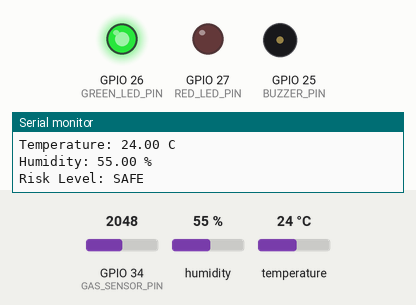
Simulated run of this sketch. Board: ESP32. Shown: output pins drawn as LEDs (lit = HIGH), buzzer (waves = sounding, pin HIGH), the last lines printed to the serial monitor. The test bench sets the inputs (shaded band); at power-on: GPIO 34 (GAS_SENSOR_PIN) = 2048, humidity 55 %, temperature 24 °C (analog values on the 0–4095 scale).

Above: at 8.2 s.
8.3 s: GPIO 34 (GAS_SENSOR_PIN) set to 2288
9.8 s: GPIO 34 (GAS_SENSOR_PIN) set to 2400
At 10.5 s:
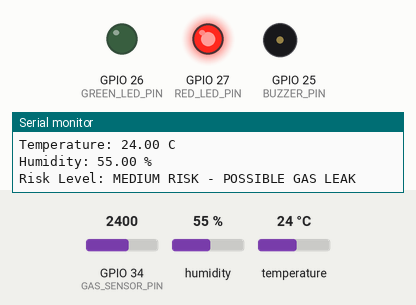
13.7 s: humidity set to 74 %
17.2 s: humidity set to 77 %
At 18.2 s:
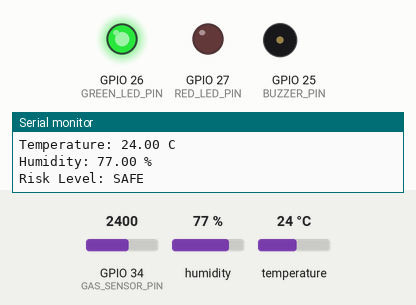
18.9 s: GPIO 34 (GAS_SENSOR_PIN) set to 3603
At 19.54 s:
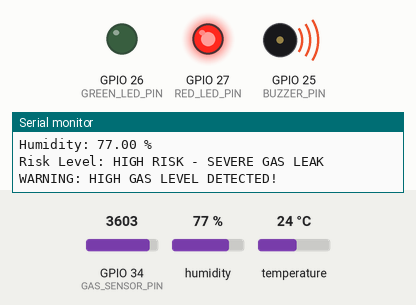
22.4 s: GPIO 34 (GAS_SENSOR_PIN) set to 2047
At 23.7 s:
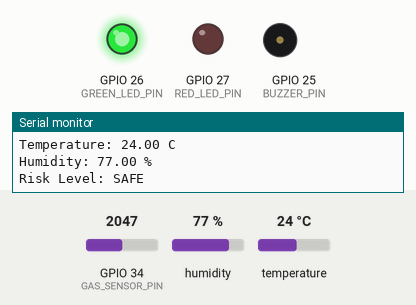
Timing chart, 0 to 24.9 s (numbered marks = the images above; inputs shaded):
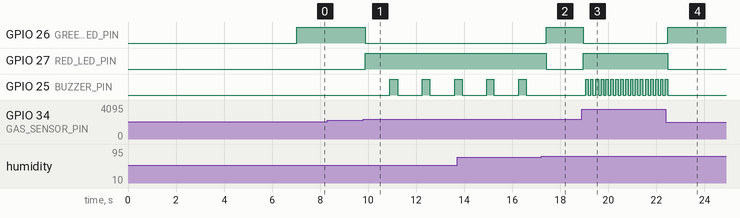

Measured:
- the behaviour switches between 2347 and 2348 on GPIO 34 (GAS_SENSOR_PIN) (found by bisection; images 0 and 1)
- the behaviour switches between 75 and 76 % on humidity (found by bisection; images 1 and 2)
- after the input at 9.8 s, GPIO 26 (GREEN_LED_PIN): HIGH → LOW after 0.08 s; GPIO 27 (RED_LED_PIN): LOW → HIGH after 0.08 s; GPIO 25 (BUZZER_PIN): alternates HIGH for 0.32 s and LOW for 1.0 s, starting after 1.1 s
- after the input at 17.2 s, GPIO 26 (GREEN_LED_PIN): LOW → HIGH after 0.22 s; GPIO 27 (RED_LED_PIN): HIGH → LOW after 0.22 s; GPIO 25 (BUZZER_PIN): stays LOW (without the input it goes to HIGH after 0.44 s)
- after the input at 18.9 s, GPIO 26 (GREEN_LED_PIN): HIGH → LOW after 0.06 s; GPIO 27 (RED_LED_PIN): LOW → HIGH after 0.06 s; GPIO 25 (BUZZER_PIN): alternates HIGH for 0.10 s and LOW for 0.10 s, starting after 0.16 s
- after the input at 22.4 s, GPIO 26 (GREEN_LED_PIN): LOW → HIGH after 0.08 s; GPIO 27 (RED_LED_PIN): HIGH → LOW after 0.08 s; GPIO 25 (BUZZER_PIN): goes on until 22.5 s, then stays LOW

The sketch:

Project.ino
```cpp
#include <Arduino.h>
#include <DHT.h>
#include <math.h>
#include "GasMonitor.h"

DHT dht(DHT_PIN,DHT_TYPE); // creates an object so that ESP32 can interact with the DHT11 sensor
int gasReadings[GAS_SAMPLE_COUNT];
float temperature = NAN;
float humidity = NAN;
bool climateDataValid = false;
float ambientBaseLine = 0.0;
GasLevel currentLevel = GAS_SAFE;

unsigned long lastDHTRead = 0;
unsigned long lastBuzzerChange = 0;
unsigned long lastStatusDisplay = 0;
bool buzzerState = false;

void initializeSystem(){
  pinMode(GREEN_LED_PIN,OUTPUT);
  pinMode(RED_LED_PIN,OUTPUT);
  pinMode(BUZZER_PIN, OUTPUT);

  analogReadResolution(12); // for ADC where range will be from 0 to 4095

  digitalWrite(GREEN_LED_PIN, LOW);
  digitalWrite(RED_LED_PIN, LOW);
  digitalWrite(BUZZER_PIN, LOW);
  Serial.begin(115200);
  dht.begin();
  Serial.println("Smart Gas Leakage Detection System");
}

int readGasSensor(){
  return analogRead(GAS_SENSOR_PIN);
}

void calibrateAmbientBaseline(){
  long total = 0;
  Serial.println("Calibrating Sensor Readings!!");
  for(int i = 0; i < CALIBRATION_SAMPLES; i++){
    int reading = readGasSensor();
    total += reading;
    delay(CALIBRATION_INTERVAL);
  }
  ambientBaseLine = (float) total / CALIBRATION_SAMPLES;
  Serial.println("Ambient BaseLine: ");
  Serial.println(ambientBaseLine);
}

int processGasData(){
  long total = 0;
  for(int i = 0; i < GAS_SAMPLE_COUNT; i++){
    gasReadings[i] = readGasSensor();
    total += gasReadings[i];
    delay(GAS_SAMPLE_INTERVAL);
  }
  return (int) (total / GAS_SAMPLE_COUNT);
}

void readClimateData(){
  float newHumidity = dht.readHumidity();
  float newTemperature = dht.readTemperature();
  if(isnan(newHumidity) || isnan(newTemperature)){
    climateDataValid = false;
    Serial.println("DHT11 Disconnected or reading failed");
    return;
  }
  humidity = newHumidity;
  temperature = newTemperature;
  climateDataValid = true;
}

float getCompensatedThreshold(){
  float padding = BASE_PADDING;
  if(climateDataValid && humidity > HUMIDITY_LIMIT){
    float excessHumidity = humidity - HUMIDITY_LIMIT;
    padding += excessHumidity * HUMIDITY_ADJUSTMENT;
  }
  if(climateDataValid && temperature < TEMPERATURE_LIMIT){
    float temperatureDiff = TEMPERATURE_LIMIT - temperature;
    padding -= temperatureDiff * TEMPERATURE_ADJUSTEMENT;
  }
  if(padding < 0 ){padding = 0;}
  return ambientBaseLine + padding;
}

GasLevel evaluateGasLevel(int gasValue){
  float dynamicThreshold = getCompensatedThreshold();
  float highRiskThreshold = dynamicThreshold + HIGH_RISK_OFFSET;
  if(gasValue  >= highRiskThreshold){
    return GAS_HIGH_RISK;
  }
  if(gasValue  >= dynamicThreshold){
    return GAS_MEDIUM_RISK;
  }
  return GAS_SAFE;
}

void controlBuzzer(bool state){
  if(state){
    digitalWrite(BUZZER_PIN, HIGH);
  }
  else{
    digitalWrite(BUZZER_PIN, LOW);
  }
}

void manageAlarm(GasLevel level){
  unsigned long currentTime = millis();
  unsigned long beepDuration;
  unsigned long silentDuration;

  static GasLevel previousLevel = GAS_SAFE;
  if(level == GAS_SAFE){
    digitalWrite(GREEN_LED_PIN,HIGH);
    digitalWrite(RED_LED_PIN,LOW);
    controlBuzzer(false);
    buzzerState = false;
    previousLevel = GAS_SAFE;
    return;
  }
  digitalWrite(GREEN_LED_PIN,LOW);
  digitalWrite(RED_LED_PIN,HIGH);
  if(level != previousLevel){
    buzzerState = false;
    controlBuzzer(false);
    lastBuzzerChange = currentTime;
    previousLevel = level;
  }
  if(level == GAS_MEDIUM_RISK){
    beepDuration = 300;
    silentDuration = 1000;
  }
  else{
    beepDuration = 100;
    silentDuration = 100;
  }
  unsigned long requiredDuration = buzzerState? beepDuration : silentDuration;
  if(currentTime - lastBuzzerChange >= requiredDuration){
    buzzerState = !buzzerState;
    controlBuzzer(buzzerState);
    lastBuzzerChange = currentTime;
  }
}

void displayStatus(int gasValue, GasLevel level){
  Serial.println();
  Serial.print("MQ-5 Reading: ");
  Serial.println(gasValue);

  Serial.print("Clean-Air Baseline: ");
  Serial.println(ambientBaseLine);

  Serial.print("Dynamic Threshold: ");
  Serial.println(getCompensatedThreshold());
  if(climateDataValid){
    Serial.print("Temperature: ");
    Serial.print(temperature);
    Serial.println(" C");

    Serial.print("Humidity: ");
    Serial.print(humidity);
    Serial.println(" %");
  }
  else{
    Serial.println("Climate Data Unavailable. ");
  }
  Serial.print("Risk Level: ");
  switch(level){
    case GAS_SAFE:
      Serial.println("SAFE");
      break;
    case GAS_MEDIUM_RISK:
      Serial.println("MEDIUM RISK - POSSIBLE GAS LEAK");
      break;
    case GAS_HIGH_RISK:
      Serial.println("HIGH RISK - SEVERE GAS LEAK");
      break;
  }

  if(level == GAS_HIGH_RISK){Serial.println("WARNING: HIGH GAS LEVEL DETECTED!");}
  Serial.println();
}

void setup(){
  initializeSystem();
  delay(2000);
  readClimateData();
  calibrateAmbientBaseline();
  currentLevel = GAS_SAFE;
  manageAlarm(GAS_SAFE);
}

void loop(){
  unsigned long currentTime = millis();
  if(currentTime  - lastDHTRead >= DHT_READ_INTERVAL){
    readClimateData(); // to read values from DHT11
    lastDHTRead = currentTime;
  }
  int gasValue = processGasData();
  currentLevel = evaluateGasLevel(gasValue);
  manageAlarm(currentLevel);
  if(currentTime - lastStatusDisplay >= 1000){
    displayStatus(gasValue, currentLevel);
    lastStatusDisplay = currentTime;
  }
  delay(50);
}
```

GasMonitor.h
```cpp
#ifndef GAS_MONITOR_H
#define GAS_MONITOR_H

#define GAS_SENSOR_PIN 34
#define DHT_PIN 4
#define GREEN_LED_PIN 26
#define RED_LED_PIN 27
#define BUZZER_PIN 25

#define DHT_TYPE 11

#define CALIBRATION_SAMPLES 50
#define CALIBRATION_INTERVAL 100

#define BASE_PADDING 300
#define HUMIDITY_LIMIT 70.0
#define HUMIDITY_ADJUSTMENT 10.0
#define TEMPERATURE_LIMIT 20.0
#define TEMPERATURE_ADJUSTEMENT 10.0

#define HIGH_RISK_OFFSET 500
#define ACTIVE_BUZZER 1

#define GAS_SAMPLE_COUNT 10
#define GAS_SAMPLE_INTERVAL 5
#define DHT_READ_INTERVAL 2000

typedef enum
{
	GAS_SAFE = 0,
	GAS_MEDIUM_RISK = 1,
	GAS_HIGH_RISK = 2
} GasLevel;

void initializeSystem();
int readGasSensor();
void calibrateAmbientBaseLine();
int processGasData();

void readClimateData();
float getCompensatedThreshold();

GasLevel evaluateGasLevel(int gasValue);
void manageAlarm(GasLevel level);

void controlBuzzer(bool state);
void displayStatus(int gasValue, GasLevel level);

#endif
```
